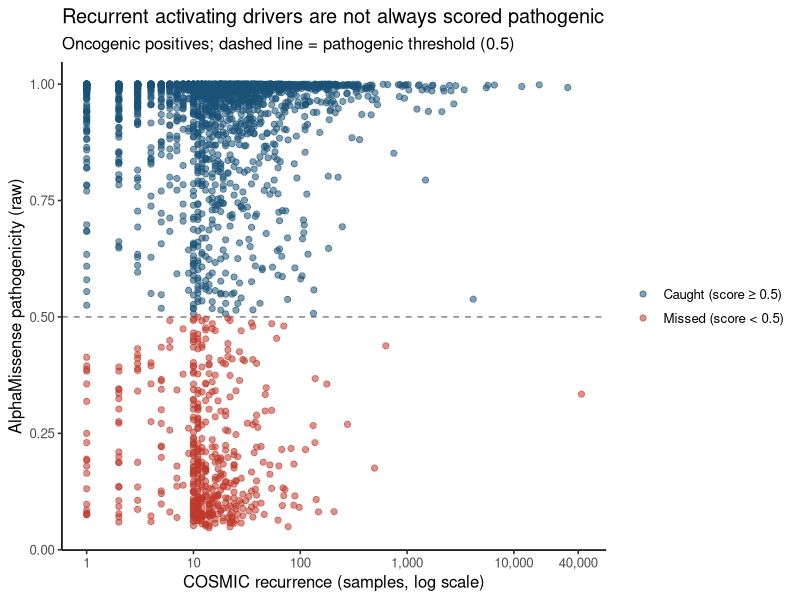
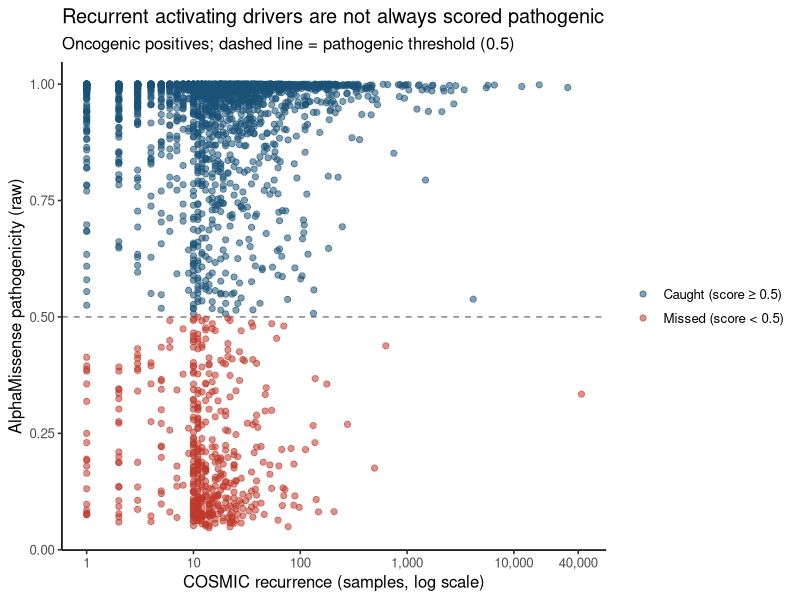

Source code (R) for these figures, in order:
# Fig 1b (no labels) — AM raw vs COSMIC recurrence, point labels removed (for manual annotation by the user)
# Input: tables/fig1_input.tsv  Output: fig1b_recurrence_scatter_nolabel.{pdf,png,svg}
suppressPackageStartupMessages({library(tidyverse)})

d <- read.delim("tables/fig1_input.tsv", check.names = FALSE) %>%
  filter(role_class %in% c("oncogene","both"), !is.na(am_pathogenicity), cosmic_sample_count > 0) %>%
  mutate(status = ifelse(am_pathogenicity < 0.5, "Missed (score < 0.5)", "Caught (score ≥ 0.5)"))

p <- ggplot(d, aes(cosmic_sample_count, am_pathogenicity, color = status)) +
  geom_hline(yintercept = 0.5, linetype = "dashed", color = "grey50") +
  geom_point(alpha = 0.55, size = 1.8) +
  scale_x_log10(labels = scales::comma, breaks = c(1,10,100,1000,10000,40000)) +
  scale_color_manual(values = c("Missed (score < 0.5)" = "#C0392B",
                                "Caught (score ≥ 0.5)" = "#1A5276"), name = NULL) +
  labs(x = "COSMIC recurrence (samples, log scale)",
       y = "AlphaMissense pathogenicity (raw)",
       title = "Recurrent activating drivers are not always scored pathogenic",
       subtitle = "Oncogenic positives; dashed line = pathogenic threshold (0.5)") +
  theme_classic(base_size = 12) + theme(legend.position = "right")

ggsave("figures_R/fig1b_recurrence_scatter_nolabel.pdf", p, width = 7.5, height = 5)  # vector: editable in Illustrator/Inkscape
ggsave("figures_R/fig1b_recurrence_scatter_nolabel.png", p, width = 7.5, height = 5, dpi = 300)
# For SVG: install.packages("svglite") then uncomment the line below
# ggsave("figures_R/fig1b_recurrence_scatter_nolabel.svg", p, width = 7.5, height = 5)
